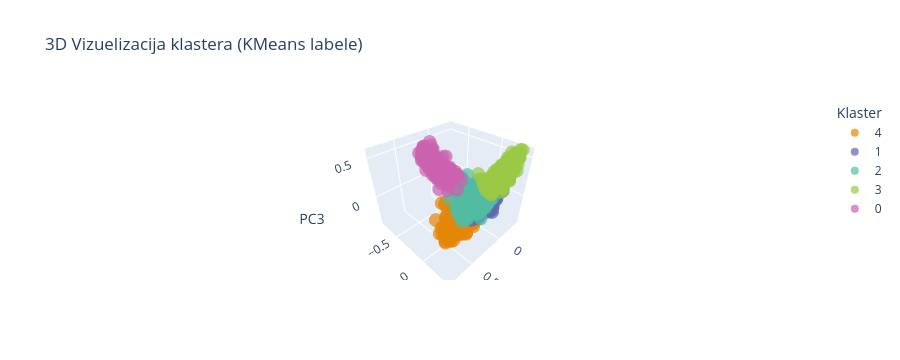

The cell this chart's notebook holds for it:
### Code cell
import plotly.express as px
from sklearn.decomposition import PCA

pca_3d = PCA(n_components=3)
X_3d = pca_3d.fit_transform(X)

df_3d = pd.DataFrame(X_3d, columns=['PC1', 'PC2', 'PC3'])
df_3d['Klaster'] = km.labels_.astype(str) 
df_3d['Text_Snippet'] = df['Text'].str[:50] 

fig = px.scatter_3d(
    df_3d, x='PC1', y='PC2', z='PC3',
    color='Klaster',
    title='3D Vizuelizacija klastera (KMeans labele)',
    hover_data=['Text_Snippet'],
    opacity=0.7,
    color_discrete_sequence=px.colors.qualitative.Vivid
)
fig.show()

### Figure 1 — Plotly figure (JSON) as saved in the notebook; plotly's stock layout.template omitted (floating-point values rounded to 4 significant figures; data arrays with more than 128 entries replaced by an {"elided": "..."} marker saying what was removed)
{"data": [{"customdata": {"elided": "216x1 str values"}, "hovertemplate": "Klaster=4<br>PC1=%{x}<br>PC2=%{y}<br>PC3=%{z}<br>Text_Snippet=%{customdata[0]}<extra></extra>", "legendgroup": "4", "marker": {"color": "rgb(229, 134, 6)", "opacity": 0.7, "symbol": "circle"}, "mode": "markers", "name": "4", "scene": "scene", "showlegend": true, "type": "scatter3d", "x": {"elided": "216 float values"}, "y": {"elided": "216 float values"}, "z": {"elided": "216 float values"}}, {"customdata": {"elided": "466x1 str values"}, "hovertemplate": "Klaster=1<br>PC1=%{x}<br>PC2=%{y}<br>PC3=%{z}<br>Text_Snippet=%{customdata[0]}<extra></extra>", "legendgroup": "1", "marker": {"color": "rgb(93, 105, 177)", "opacity": 0.7, "symbol": "circle"}, "mode": "markers", "name": "1", "scene": "scene", "showlegend": true, "type": "scatter3d", "x": {"elided": "466 float values"}, "y": {"elided": "466 float values"}, "z": {"elided": "466 float values"}}, {"customdata": {"elided": "938x1 str values"}, "hovertemplate": "Klaster=2<br>PC1=%{x}<br>PC2=%{y}<br>PC3=%{z}<br>Text_Snippet=%{customdata[0]}<extra></extra>", "legendgroup": "2", "marker": {"color": "rgb(82, 188, 163)", "opacity": 0.7, "symbol": "circle"}, "mode": "markers", "name": "2", "scene": "scene", "showlegend": true, "type": "scatter3d", "x": {"elided": "938 float values"}, "y": {"elided": "938 float values"}, "z": {"elided": "938 float values"}}, {"customdata": {"elided": "245x1 str values"}, "hovertemplate": "Klaster=3<br>PC1=%{x}<br>PC2=%{y}<br>PC3=%{z}<br>Text_Snippet=%{customdata[0]}<extra></extra>", "legendgroup": "3", "marker": {"color": "rgb(153, 201, 69)", "opacity": 0.7, "symbol": "circle"}, "mode": "markers", "name": "3", "scene": "scene", "showlegend": true, "type": "scatter3d", "x": {"elided": "245 float values"}, "y": {"elided": "245 float values"}, "z": {"elided": "245 float values"}}, {"customdata": {"elided": "135x1 str values"}, "hovertemplate": "Klaster=0<br>PC1=%{x}<br>PC2=%{y}<br>PC3=%{z}<br>Text_Snippet=%{customdata[0]}<extra></extra>", "legendgroup": "0", "marker": {"color": "rgb(204, 97, 176)", "opacity": 0.7, "symbol": "circle"}, "mode": "markers", "name": "0", "scene": "scene", "showlegend": true, "type": "scatter3d", "x": {"elided": "135 float values"}, "y": {"elided": "135 float values"}, "z": {"elided": "135 float values"}}], "layout": {"height": 360, "legend": {"title": {"text": "Klaster"}, "tracegroupgap": 0}, "scene": {"aspectmode": "auto", "aspectratio": {"x": 1.073, "y": 1.044, "z": 0.8922}, "domain": {"x": [0, 1], "y": [0, 1]}, "xaxis": {"title": {"text": "PC1"}, "type": "linear"}, "yaxis": {"title": {"text": "PC2"}, "type": "linear"}, "zaxis": {"title": {"text": "PC3"}, "type": "linear"}}, "title": {"text": "3D Vizuelizacija klastera (KMeans labele)"}}}
